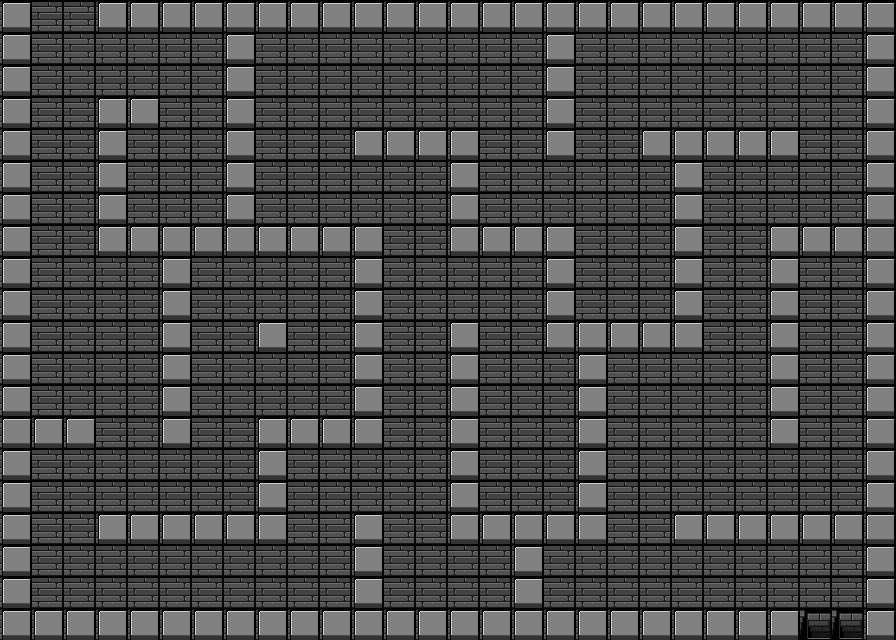

Tiled map render using the project's own tile images. Description and the whole map definition, tile-layer contents included, below:
An orthogonal 28x20 tile map with 32x32 px tiles, 1 tile layer (Tile Layer 1).

<map version="1.9" tiledversion="1.9.1" orientation="orthogonal" renderorder="right-down" width="28" height="20" tilewidth="32" tileheight="32" infinite="0" nextlayerid="2" nextobjectid="1">
 <tileset firstgid="1" source="default_tiles_x.tsx" />
 <layer id="1" name="Tile Layer 1" width="28" height="20">
  <data encoding="csv">
2,1,1,2,2,2,2,2,2,2,2,2,2,2,2,2,2,2,2,2,2,2,2,2,2,2,2,2,
2,1,1,1,1,1,1,2,1,1,1,1,1,1,1,1,1,2,1,1,1,1,1,1,1,1,1,2,
2,1,1,1,1,1,1,2,1,1,1,1,1,1,1,1,1,2,1,1,1,1,1,1,1,1,1,2,
2,1,1,2,2,1,1,2,1,1,1,1,1,1,1,1,1,2,1,1,1,1,1,1,1,1,1,2,
2,1,1,2,1,1,1,2,1,1,1,2,2,2,2,1,1,2,1,1,2,2,2,2,2,1,1,2,
2,1,1,2,1,1,1,2,1,1,1,1,1,1,2,1,1,1,1,1,1,2,1,1,1,1,1,2,
2,1,1,2,1,1,1,2,1,1,1,1,1,1,2,1,1,1,1,1,1,2,1,1,1,1,1,2,
2,1,1,2,2,2,2,2,2,2,2,2,1,1,2,2,2,2,1,1,1,2,1,1,2,2,2,2,
2,1,1,1,1,2,1,1,1,1,1,2,1,1,1,1,1,2,1,1,1,2,1,1,2,1,1,2,
2,1,1,1,1,2,1,1,1,1,1,2,1,1,1,1,1,2,1,1,1,2,1,1,2,1,1,2,
2,1,1,1,1,2,1,1,2,1,1,2,1,1,2,1,1,2,2,2,2,2,1,1,2,1,1,2,
2,1,1,1,1,2,1,1,1,1,1,2,1,1,2,1,1,1,2,1,1,1,1,1,2,1,1,2,
2,1,1,1,1,2,1,1,1,1,1,2,1,1,2,1,1,1,2,1,1,1,1,1,2,1,1,2,
2,2,2,1,1,2,1,1,2,2,2,2,1,1,2,1,1,1,2,1,1,1,1,1,2,1,1,2,
2,1,1,1,1,1,1,1,2,1,1,1,1,1,2,1,1,1,2,1,1,1,1,1,1,1,1,2,
2,1,1,1,1,1,1,1,2,1,1,1,1,1,2,1,1,1,2,1,1,1,1,1,1,1,1,2,
2,1,1,2,2,2,2,2,2,1,1,2,1,1,2,2,2,2,2,1,1,2,2,2,2,2,2,2,
2,1,1,1,1,1,1,1,1,1,1,2,1,1,1,1,2,1,1,1,1,1,1,1,1,1,1,2,
2,1,1,1,1,1,1,1,1,1,1,2,1,1,1,1,2,1,1,1,1,1,1,1,1,1,1,2,
2,2,2,2,2,2,2,2,2,2,2,2,2,2,2,2,2,2,2,2,2,2,2,2,2,4,4,2
</data>
 </layer>
</map>
